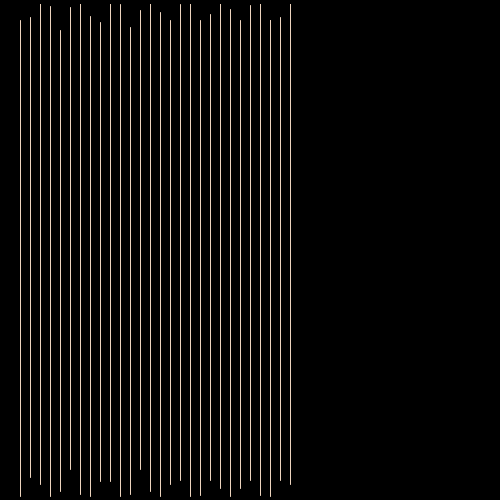
Frame 1 (no input)
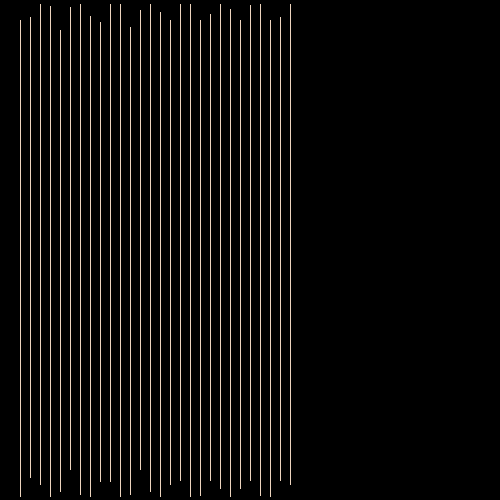
Frame 60 (the mouse pressed at the canvas centre just before this capture)
Frame 120 (the mouse held since frame 60 and released just before this capture): identical to frame 60, image omitted

The Processing sketch that drew these frames (run headless with seeded random() and noise(); from frame 60 on, the mouse is pressed at the canvas centre):

// Processing sketch: p11_MarSanchis_2
// ── p11_MarSanchis_2.pde
void setup() {
  size(500, 500);
  background(0);
  //frameRate(2);
}

void draw() {
  stroke(#EDD4BE);
  //Primera mitad.
  float a = 0.0;
  float inc = TWO_PI/25.0;
  for (float posx=20; posx<300; posx=posx+10) {
    for (int i = 0; i < 100; i=i+15) {
    line(posx, 480+cos(a)*16.0, posx, 20+sin(a)*16.0);
    a = a + inc;
    }
  }
  /*
  line(20, 480, 20, 20);
   line(30, 480, 30, 20);
   line(40, 480, 40, 20);
   line(50, 480, 50, 20);
   line(60, 480, 60, 20);
   line(70, 480, 70, 20);
   line(80, 480, 80, 20);
   line(90, 480, 90, 20);
   line(100, 480, 100, 20);
   line(110, 480, 110, 20);
   line(120, 480, 120, 20);
   line(130, 480, 130, 20);
   line(140, 480, 140, 20);
   line(150, 480, 150, 20);
   line(160, 480, 160, 20);
   */
  //Segunda mitad.
  line(170, 480, 170, 20);
  line(180, 480, 180, 20);
  line(190, 480, 190, 20);
  line(200, 480, 200, 20);
  line(210, 480, 210, 20);
  line(220, 480, 220, 20);
  line(230, 480, 230, 20);
  line(240, 480, 240, 20);
  line(250, 480, 250, 20);
  line(260, 480, 260, 20);
  line(270, 480, 270, 20);
  line(280, 480, 280, 20);
}
